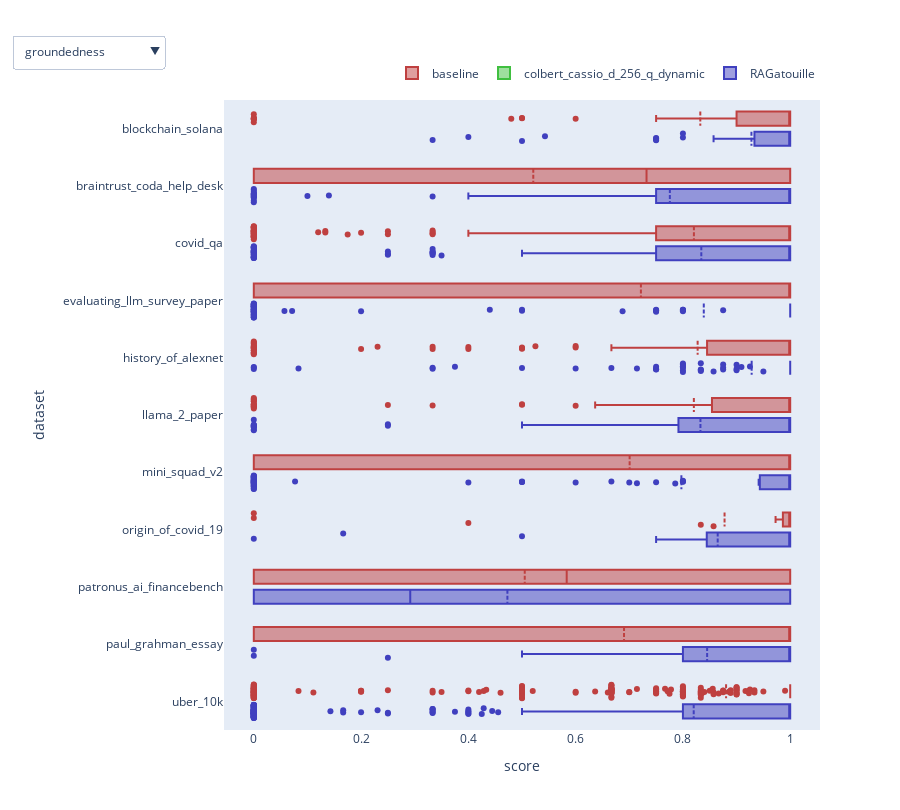

The notebook cell this image was saved under:
### Code cell
tru_analysis.box_plot_by_metric("results.parquet")

### Figure 1 — Plotly figure (JSON) as saved in the notebook; plotly's stock layout.template omitted (floating-point values rounded to 4 significant figures; data arrays with more than 128 entries replaced by an {"elided": "..."} marker saying what was removed)
{"data": [{"boxmean": true, "jitter": 1, "marker": {"color": "hsl(0.0,50%,50%)"}, "name": "baseline", "orientation": "h", "type": "box", "visible": true, "x": {"elided": "2193 float values"}, "y": {"elided": "2193 str values"}}, {"boxmean": true, "jitter": 1, "marker": {"color": "hsl(120.0,50%,50%)"}, "name": "colbert_cassio_d_256_q_dynamic", "orientation": "h", "type": "box", "visible": true, "x": [null, null, null, null, null, null, null, null, null, null, null, null, null, null, null, null, null, null, null, null, null, null, null, null, null, null, null, null, null, null, null, null, null, null, null, null, null, null, null, null, null, null, null, null, null, null, null, null, null, null, null, null, null, null, null, null, null, null, null, null, null, null, null, null, null, null, null, null, null, null, null, null, null, null, null, null, null, null, null, null, null, null, null, null, null, null, null, null, null, null, null, null, null, null, null, null, null, null, null, null], "y": ["braintrust_coda_help_desk", "braintrust_coda_help_desk", "braintrust_coda_help_desk", "braintrust_coda_help_desk", "braintrust_coda_help_desk", "braintrust_coda_help_desk", "braintrust_coda_help_desk", "braintrust_coda_help_desk", "braintrust_coda_help_desk", "braintrust_coda_help_desk", "braintrust_coda_help_desk", "braintrust_coda_help_desk", "braintrust_coda_help_desk", "braintrust_coda_help_desk", "braintrust_coda_help_desk", "braintrust_coda_help_desk", "braintrust_coda_help_desk", "braintrust_coda_help_desk", "braintrust_coda_help_desk", "braintrust_coda_help_desk", "braintrust_coda_help_desk", "braintrust_coda_help_desk", "braintrust_coda_help_desk", "braintrust_coda_help_desk", "braintrust_coda_help_desk", "braintrust_coda_help_desk", "braintrust_coda_help_desk", "braintrust_coda_help_desk", "braintrust_coda_help_desk", "braintrust_coda_help_desk", "braintrust_coda_help_desk", "braintrust_coda_help_desk", "braintrust_coda_help_desk", "braintrust_coda_help_desk", "braintrust_coda_help_desk", "braintrust_coda_help_desk", "braintrust_coda_help_desk", "braintrust_coda_help_desk", "braintrust_coda_help_desk", "braintrust_coda_help_desk", "braintrust_coda_help_desk", "braintrust_coda_help_desk", "braintrust_coda_help_desk", "braintrust_coda_help_desk", "braintrust_coda_help_desk", "braintrust_coda_help_desk", "braintrust_coda_help_desk", "braintrust_coda_help_desk", "braintrust_coda_help_desk", "braintrust_coda_help_desk", "braintrust_coda_help_desk", "braintrust_coda_help_desk", "braintrust_coda_help_desk", "braintrust_coda_help_desk", "braintrust_coda_help_desk", "braintrust_coda_help_desk", "braintrust_coda_help_desk", "braintrust_coda_help_desk", "braintrust_coda_help_desk", "braintrust_coda_help_desk", "braintrust_coda_help_desk", "braintrust_coda_help_desk", "braintrust_coda_help_desk", "braintrust_coda_help_desk", "braintrust_coda_help_desk", "braintrust_coda_help_desk", "braintrust_coda_help_desk", "braintrust_coda_help_desk", "braintrust_coda_help_desk", "braintrust_coda_help_desk", "braintrust_coda_help_desk", "braintrust_coda_help_desk", "braintrust_coda_help_desk", "braintrust_coda_help_desk", "braintrust_coda_help_desk", "braintrust_coda_help_desk", "braintrust_coda_help_desk", "braintrust_coda_help_desk", "braintrust_coda_help_desk", "braintrust_coda_help_desk", "braintrust_coda_help_desk", "braintrust_coda_help_desk", "braintrust_coda_help_desk", "braintrust_coda_help_desk", "braintrust_coda_help_desk", "braintrust_coda_help_desk", "braintrust_coda_help_desk", "braintrust_coda_help_desk", "braintrust_coda_help_desk", "braintrust_coda_help_desk", "braintrust_coda_help_desk", "braintrust_coda_help_desk", "braintrust_coda_help_desk", "braintrust_coda_help_desk", "braintrust_coda_help_desk", "braintrust_coda_help_desk", "braintrust_coda_help_desk", "braintrust_coda_help_desk", "braintrust_coda_help_desk", "braintrust_coda_help_desk"]}, {"boxmean": true, "jitter": 1, "marker": {"color": "hsl(240.0,50%,50%)"}, "name": "RAGatouille", "orientation": "h", "type": "box", "visible": true, "x": {"elided": "2192 float values"}, "y": {"elided": "2192 str values"}}, {"boxmean": true, "jitter": 1, "marker": {"color": "hsl(0.0,50%,50%)"}, "name": "baseline", "orientation": "h", "type": "box", "visible": false, "x": {"elided": "2193 float values"}, "y": {"elided": "2193 str values"}}, {"boxmean": true, "jitter": 1, "marker": {"color": "hsl(120.0,50%,50%)"}, "name": "colbert_cassio_d_256_q_dynamic", "orientation": "h", "type": "box", "visible": false, "x": [0.6, 0.48, 0.62, 0.5, 0.56, 0.12, 0.3, 0.36, 0.56, 0.74, 0.64, 0.56, 0.76, 0.62, 0.36, 0.08, 0.4, 0.64, 0.76, 0.6, 0.52, 0.66, 0.76, 0.58, 0.56, 0.58, 0.24, 0.68, 0.82, 0.62, 0.54, 0.8, 0.72, 0.62, 0.72, 0.62, 0.84, 0.28, 0.7, 0.32, 0.58, 0.68, 0.32, 0.74, 0.76, 0.6, 0.24, 0.08, 0.74, 0.64, 0.52, 0.38, 0.08, 0.42, 0.72, 0.66, 0.66, 0.6, 0.56, 0.66, 0.44, 0.44, 0.66, 0.66, 0.12, 0.92, 0.76, 0.78, 0.68, 0.62, 0.72, 0.76, 0.74, 0.68, 0.34, 0.44, 0.2, 0.16, 0.52, 0.68, 0.52, 0.56, 0.48, 0.72, 0.62, 0.76, 0.74, 0.82, 0.36, 0.72, 0.64, 0.56, 0.46, 0.4, 0.12, 0.48, 0.82, 0.52, 0.8, 0.78], "y": ["braintrust_coda_help_desk", "braintrust_coda_help_desk", "braintrust_coda_help_desk", "braintrust_coda_help_desk", "braintrust_coda_help_desk", "braintrust_coda_help_desk", "braintrust_coda_help_desk", "braintrust_coda_help_desk", "braintrust_coda_help_desk", "braintrust_coda_help_desk", "braintrust_coda_help_desk", "braintrust_coda_help_desk", "braintrust_coda_help_desk", "braintrust_coda_help_desk", "braintrust_coda_help_desk", "braintrust_coda_help_desk", "braintrust_coda_help_desk", "braintrust_coda_help_desk", "braintrust_coda_help_desk", "braintrust_coda_help_desk", "braintrust_coda_help_desk", "braintrust_coda_help_desk", "braintrust_coda_help_desk", "braintrust_coda_help_desk", "braintrust_coda_help_desk", "braintrust_coda_help_desk", "braintrust_coda_help_desk", "braintrust_coda_help_desk", "braintrust_coda_help_desk", "braintrust_coda_help_desk", "braintrust_coda_help_desk", "braintrust_coda_help_desk", "braintrust_coda_help_desk", "braintrust_coda_help_desk", "braintrust_coda_help_desk", "braintrust_coda_help_desk", "braintrust_coda_help_desk", "braintrust_coda_help_desk", "braintrust_coda_help_desk", "braintrust_coda_help_desk", "braintrust_coda_help_desk", "braintrust_coda_help_desk", "braintrust_coda_help_desk", "braintrust_coda_help_desk", "braintrust_coda_help_desk", "braintrust_coda_help_desk", "braintrust_coda_help_desk", "braintrust_coda_help_desk", "braintrust_coda_help_desk", "braintrust_coda_help_desk", "braintrust_coda_help_desk", "braintrust_coda_help_desk", "braintrust_coda_help_desk", "braintrust_coda_help_desk", "braintrust_coda_help_desk", "braintrust_coda_help_desk", "braintrust_coda_help_desk", "braintrust_coda_help_desk", "braintrust_coda_help_desk", "braintrust_coda_help_desk", "braintrust_coda_help_desk", "braintrust_coda_help_desk", "braintrust_coda_help_desk", "braintrust_coda_help_desk", "braintrust_coda_help_desk", "braintrust_coda_help_desk", "braintrust_coda_help_desk", "braintrust_coda_help_desk", "braintrust_coda_help_desk", "braintrust_coda_help_desk", "braintrust_coda_help_desk", "braintrust_coda_help_desk", "braintrust_coda_help_desk", "braintrust_coda_help_desk", "braintrust_coda_help_desk", "braintrust_coda_help_desk", "braintrust_coda_help_desk", "braintrust_coda_help_desk", "braintrust_coda_help_desk", "braintrust_coda_help_desk", "braintrust_coda_help_desk", "braintrust_coda_help_desk", "braintrust_coda_help_desk", "braintrust_coda_help_desk", "braintrust_coda_help_desk", "braintrust_coda_help_desk", "braintrust_coda_help_desk", "braintrust_coda_help_desk", "braintrust_coda_help_desk", "braintrust_coda_help_desk", "braintrust_coda_help_desk", "braintrust_coda_help_desk", "braintrust_coda_help_desk", "braintrust_coda_help_desk", "braintrust_coda_help_desk", "braintrust_coda_help_desk", "braintrust_coda_help_desk", "braintrust_coda_help_desk", "braintrust_coda_help_desk", "braintrust_coda_help_desk"]}, {"boxmean": true, "jitter": 1, "marker": {"color": "hsl(240.0,50%,50%)"}, "name": "RAGatouille", "orientation": "h", "type": "box", "visible": false, "x": {"elided": "2192 float values"}, "y": {"elided": "2192 str values"}}, {"boxmean": true, "jitter": 1, "marker": {"color": "hsl(0.0,50%,50%)"}, "name": "baseline", "orientation": "h", "type": "box", "visible": false, "x": {"elided": "2193 float values"}, "y": {"elided": "2193 str values"}}, {"boxmean": true, "jitter": 1, "marker": {"color": "hsl(120.0,50%,50%)"}, "name": "colbert_cassio_d_256_q_dynamic", "orientation": "h", "type": "box", "visible": false, "x": [1, 1, 1, 1, 1, 1, 1, 1, 1, 1, 0.9, 1, 0.9, 1, 1, 0, 1, 1, 0.9, 1, 1, 1, 1, 1, 1, 1, 0.5, 1, 1, 1, 0.5, 0.7, 1, 0.7, 0.8, 0.8, 1, 1, 1, 1, 1, 1, 0.8, 0.7, 1, 1, 0, 1, 1, 1, 1, 1, 0, 1, 0, 1, null, 1, 1, 0.9, 1, 1, 0.8, 1, 0, 1, 1, 1, 1, 1, 1, 0.8, 1, 1, 0.8, 0.9, 0, 1, 1, 0.2, 1, 1, 1, 0.9, 0.9, 1, 1, null, 1, 1, 0.9, 1, 1, 1, 1, 1, 0.7, 0.8, 0.9, 1], "y": ["braintrust_coda_help_desk", "braintrust_coda_help_desk", "braintrust_coda_help_desk", "braintrust_coda_help_desk", "braintrust_coda_help_desk", "braintrust_coda_help_desk", "braintrust_coda_help_desk", "braintrust_coda_help_desk", "braintrust_coda_help_desk", "braintrust_coda_help_desk", "braintrust_coda_help_desk", "braintrust_coda_help_desk", "braintrust_coda_help_desk", "braintrust_coda_help_desk", "braintrust_coda_help_desk", "braintrust_coda_help_desk", "braintrust_coda_help_desk", "braintrust_coda_help_desk", "braintrust_coda_help_desk", "braintrust_coda_help_desk", "braintrust_coda_help_desk", "braintrust_coda_help_desk", "braintrust_coda_help_desk", "braintrust_coda_help_desk", "braintrust_coda_help_desk", "braintrust_coda_help_desk", "braintrust_coda_help_desk", "braintrust_coda_help_desk", "braintrust_coda_help_desk", "braintrust_coda_help_desk", "braintrust_coda_help_desk", "braintrust_coda_help_desk", "braintrust_coda_help_desk", "braintrust_coda_help_desk", "braintrust_coda_help_desk", "braintrust_coda_help_desk", "braintrust_coda_help_desk", "braintrust_coda_help_desk", "braintrust_coda_help_desk", "braintrust_coda_help_desk", "braintrust_coda_help_desk", "braintrust_coda_help_desk", "braintrust_coda_help_desk", "braintrust_coda_help_desk", "braintrust_coda_help_desk", "braintrust_coda_help_desk", "braintrust_coda_help_desk", "braintrust_coda_help_desk", "braintrust_coda_help_desk", "braintrust_coda_help_desk", "braintrust_coda_help_desk", "braintrust_coda_help_desk", "braintrust_coda_help_desk", "braintrust_coda_help_desk", "braintrust_coda_help_desk", "braintrust_coda_help_desk", "braintrust_coda_help_desk", "braintrust_coda_help_desk", "braintrust_coda_help_desk", "braintrust_coda_help_desk", "braintrust_coda_help_desk", "braintrust_coda_help_desk", "braintrust_coda_help_desk", "braintrust_coda_help_desk", "braintrust_coda_help_desk", "braintrust_coda_help_desk", "braintrust_coda_help_desk", "braintrust_coda_help_desk", "braintrust_coda_help_desk", "braintrust_coda_help_desk", "braintrust_coda_help_desk", "braintrust_coda_help_desk", "braintrust_coda_help_desk", "braintrust_coda_help_desk", "braintrust_coda_help_desk", "braintrust_coda_help_desk", "braintrust_coda_help_desk", "braintrust_coda_help_desk", "braintrust_coda_help_desk", "braintrust_coda_help_desk", "braintrust_coda_help_desk", "braintrust_coda_help_desk", "braintrust_coda_help_desk", "braintrust_coda_help_desk", "braintrust_coda_help_desk", "braintrust_coda_help_desk", "braintrust_coda_help_desk", "braintrust_coda_help_desk", "braintrust_coda_help_desk", "braintrust_coda_help_desk", "braintrust_coda_help_desk", "braintrust_coda_help_desk", "braintrust_coda_help_desk", "braintrust_coda_help_desk", "braintrust_coda_help_desk", "braintrust_coda_help_desk", "braintrust_coda_help_desk", "braintrust_coda_help_desk", "braintrust_coda_help_desk", "braintrust_coda_help_desk"]}, {"boxmean": true, "jitter": 1, "marker": {"color": "hsl(240.0,50%,50%)"}, "name": "RAGatouille", "orientation": "h", "type": "box", "visible": false, "x": {"elided": "2192 float values"}, "y": {"elided": "2192 str values"}}, {"boxmean": true, "jitter": 1, "marker": {"color": "hsl(0.0,50%,50%)"}, "name": "baseline", "orientation": "h", "type": "box", "visible": false, "x": {"elided": "2193 float values"}, "y": {"elided": "2193 str values"}}, {"boxmean": true, "jitter": 1, "marker": {"color": "hsl(120.0,50%,50%)"}, "name": "colbert_cassio_d_256_q_dynamic", "orientation": "h", "type": "box", "visible": false, "x": [0.9, 1, 1, 0.9, 0.9, 1, 0.9, 0.9, 0.7, 0.9, 0.9, 1, 1, 1, 1, 1, 0.9, 0.9, 0.9, 0.8, 1, 1, 1, 1, 1, 1, 0.7, 0.8, 0.9, 0.9, 0.9, 0.9, 0.9, 1, 1, 0.9, 1, 0.9, 0.9, 0.9, 0.9, 0.9, 1, 0.9, 0.9, 1, 1, 1, 1, 1, 1, 0.8, 1, 0, 1, 1, 1, 1, 1, 1, 0.9, 1, 1, 1, 1, 1, 1, 1, 0.9, 0.9, 1, 0.9, 1, 1, 0.9, 0.8, 1, 0.9, 1, 1, 0.9, 0.9, 1, 1, 0.9, 0.9, 1, 1, 1, 0.8, 1, 0.4, 1, 0.9, 1, 1, 0.9, 0.9, 1, 1], "y": ["braintrust_coda_help_desk", "braintrust_coda_help_desk", "braintrust_coda_help_desk", "braintrust_coda_help_desk", "braintrust_coda_help_desk", "braintrust_coda_help_desk", "braintrust_coda_help_desk", "braintrust_coda_help_desk", "braintrust_coda_help_desk", "braintrust_coda_help_desk", "braintrust_coda_help_desk", "braintrust_coda_help_desk", "braintrust_coda_help_desk", "braintrust_coda_help_desk", "braintrust_coda_help_desk", "braintrust_coda_help_desk", "braintrust_coda_help_desk", "braintrust_coda_help_desk", "braintrust_coda_help_desk", "braintrust_coda_help_desk", "braintrust_coda_help_desk", "braintrust_coda_help_desk", "braintrust_coda_help_desk", "braintrust_coda_help_desk", "braintrust_coda_help_desk", "braintrust_coda_help_desk", "braintrust_coda_help_desk", "braintrust_coda_help_desk", "braintrust_coda_help_desk", "braintrust_coda_help_desk", "braintrust_coda_help_desk", "braintrust_coda_help_desk", "braintrust_coda_help_desk", "braintrust_coda_help_desk", "braintrust_coda_help_desk", "braintrust_coda_help_desk", "braintrust_coda_help_desk", "braintrust_coda_help_desk", "braintrust_coda_help_desk", "braintrust_coda_help_desk", "braintrust_coda_help_desk", "braintrust_coda_help_desk", "braintrust_coda_help_desk", "braintrust_coda_help_desk", "braintrust_coda_help_desk", "braintrust_coda_help_desk", "braintrust_coda_help_desk", "braintrust_coda_help_desk", "braintrust_coda_help_desk", "braintrust_coda_help_desk", "braintrust_coda_help_desk", "braintrust_coda_help_desk", "braintrust_coda_help_desk", "braintrust_coda_help_desk", "braintrust_coda_help_desk", "braintrust_coda_help_desk", "braintrust_coda_help_desk", "braintrust_coda_help_desk", "braintrust_coda_help_desk", "braintrust_coda_help_desk", "braintrust_coda_help_desk", "braintrust_coda_help_desk", "braintrust_coda_help_desk", "braintrust_coda_help_desk", "braintrust_coda_help_desk", "braintrust_coda_help_desk", "braintrust_coda_help_desk", "braintrust_coda_help_desk", "braintrust_coda_help_desk", "braintrust_coda_help_desk", "braintrust_coda_help_desk", "braintrust_coda_help_desk", "braintrust_coda_help_desk", "braintrust_coda_help_desk", "braintrust_coda_help_desk", "braintrust_coda_help_desk", "braintrust_coda_help_desk", "braintrust_coda_help_desk", "braintrust_coda_help_desk", "braintrust_coda_help_desk", "braintrust_coda_help_desk", "braintrust_coda_help_desk", "braintrust_coda_help_desk", "braintrust_coda_help_desk", "braintrust_coda_help_desk", "braintrust_coda_help_desk", "braintrust_coda_help_desk", "braintrust_coda_help_desk", "braintrust_coda_help_desk", "braintrust_coda_help_desk", "braintrust_coda_help_desk", "braintrust_coda_help_desk", "braintrust_coda_help_desk", "braintrust_coda_help_desk", "braintrust_coda_help_desk", "braintrust_coda_help_desk", "braintrust_coda_help_desk", "braintrust_coda_help_desk", "braintrust_coda_help_desk", "braintrust_coda_help_desk"]}, {"boxmean": true, "jitter": 1, "marker": {"color": "hsl(240.0,50%,50%)"}, "name": "RAGatouille", "orientation": "h", "type": "box", "visible": false, "x": {"elided": "2192 float values"}, "y": {"elided": "2192 str values"}}, {"boxmean": true, "jitter": 1, "marker": {"color": "hsl(0.0,50%,50%)"}, "name": "baseline", "orientation": "h", "type": "box", "visible": false, "x": {"elided": "2193 int values"}, "y": {"elided": "2193 str values"}}, {"boxmean": true, "jitter": 1, "marker": {"color": "hsl(120.0,50%,50%)"}, "name": "colbert_cassio_d_256_q_dynamic", "orientation": "h", "type": "box", "visible": false, "x": [3, 3, 3, 2, 3, 3, 3, 2, 2, 1, 5, 2, 5, 3, 4, 2, 3, 2, 4, 2, 3, 6, 2, 1, 3, 2, 4, 3, 7, 4, 9, 4, 6, 6, 4, 5, 9, 4, 4, 2, 3, 3, 3, 3, 2, 2, 1, 5, 5, 3, 3, 2, 2, 2, 3, 1, 3, 4, 3, 4, 3, 2, 4, 2, 2, 2, 2, 2, 1, 2, 6, 3, 4, 2, 4, 5, 2, 3, 4, 8, 4, 2, 7, 5, 5, 5, 2, 3, 1, 2, 3, 2, 2, 3, 2, 3, 6, 5, 6, 2], "y": ["braintrust_coda_help_desk", "braintrust_coda_help_desk", "braintrust_coda_help_desk", "braintrust_coda_help_desk", "braintrust_coda_help_desk", "braintrust_coda_help_desk", "braintrust_coda_help_desk", "braintrust_coda_help_desk", "braintrust_coda_help_desk", "braintrust_coda_help_desk", "braintrust_coda_help_desk", "braintrust_coda_help_desk", "braintrust_coda_help_desk", "braintrust_coda_help_desk", "braintrust_coda_help_desk", "braintrust_coda_help_desk", "braintrust_coda_help_desk", "braintrust_coda_help_desk", "braintrust_coda_help_desk", "braintrust_coda_help_desk", "braintrust_coda_help_desk", "braintrust_coda_help_desk", "braintrust_coda_help_desk", "braintrust_coda_help_desk", "braintrust_coda_help_desk", "braintrust_coda_help_desk", "braintrust_coda_help_desk", "braintrust_coda_help_desk", "braintrust_coda_help_desk", "braintrust_coda_help_desk", "braintrust_coda_help_desk", "braintrust_coda_help_desk", "braintrust_coda_help_desk", "braintrust_coda_help_desk", "braintrust_coda_help_desk", "braintrust_coda_help_desk", "braintrust_coda_help_desk", "braintrust_coda_help_desk", "braintrust_coda_help_desk", "braintrust_coda_help_desk", "braintrust_coda_help_desk", "braintrust_coda_help_desk", "braintrust_coda_help_desk", "braintrust_coda_help_desk", "braintrust_coda_help_desk", "braintrust_coda_help_desk", "braintrust_coda_help_desk", "braintrust_coda_help_desk", "braintrust_coda_help_desk", "braintrust_coda_help_desk", "braintrust_coda_help_desk", "braintrust_coda_help_desk", "braintrust_coda_help_desk", "braintrust_coda_help_desk", "braintrust_coda_help_desk", "braintrust_coda_help_desk", "braintrust_coda_help_desk", "braintrust_coda_help_desk", "braintrust_coda_help_desk", "braintrust_coda_help_desk", "braintrust_coda_help_desk", "braintrust_coda_help_desk", "braintrust_coda_help_desk", "braintrust_coda_help_desk", "braintrust_coda_help_desk", "braintrust_coda_help_desk", "braintrust_coda_help_desk", "braintrust_coda_help_desk", "braintrust_coda_help_desk", "braintrust_coda_help_desk", "braintrust_coda_help_desk", "braintrust_coda_help_desk", "braintrust_coda_help_desk", "braintrust_coda_help_desk", "braintrust_coda_help_desk", "braintrust_coda_help_desk", "braintrust_coda_help_desk", "braintrust_coda_help_desk", "braintrust_coda_help_desk", "braintrust_coda_help_desk", "braintrust_coda_help_desk", "braintrust_coda_help_desk", "braintrust_coda_help_desk", "braintrust_coda_help_desk", "braintrust_coda_help_desk", "braintrust_coda_help_desk", "braintrust_coda_help_desk", "braintrust_coda_help_desk", "braintrust_coda_help_desk", "braintrust_coda_help_desk", "braintrust_coda_help_desk", "braintrust_coda_help_desk", "braintrust_coda_help_desk", "braintrust_coda_help_desk", "braintrust_coda_help_desk", "braintrust_coda_help_desk", "braintrust_coda_help_desk", "braintrust_coda_help_desk", "braintrust_coda_help_desk", "braintrust_coda_help_desk"]}, {"boxmean": true, "jitter": 1, "marker": {"color": "hsl(240.0,50%,50%)"}, "name": "RAGatouille", "orientation": "h", "type": "box", "visible": false, "x": {"elided": "2192 int values"}, "y": {"elided": "2192 str values"}}], "layout": {"boxmode": "group", "height": 810, "legend": {"orientation": "h", "x": 1, "xanchor": "right", "y": 1.02, "yanchor": "bottom"}, "updatemenus": [{"active": 0, "buttons": [{"args": [{"visible": [true, true, true, false, false, false, false, false, false, false, false, false, false, false, false]}], "label": "groundedness", "method": "update"}, {"args": [{"visible": [false, false, false, true, true, true, false, false, false, false, false, false, false, false, false]}], "label": "context_relevance", "method": "update"}, {"args": [{"visible": [false, false, false, false, false, false, true, true, true, false, false, false, false, false, false]}], "label": "answer_correctness", "method": "update"}, {"args": [{"visible": [false, false, false, false, false, false, false, false, false, true, true, true, false, false, false]}], "label": "answer_relevance", "method": "update"}, {"args": [{"visible": [false, false, false, false, false, false, false, false, false, false, false, false, true, true, true]}], "label": "latency", "method": "update"}], "x": -0.1, "xanchor": "right", "y": 1.05, "yanchor": "bottom"}], "width": 900, "xaxis": {"title": {"text": "score"}}, "yaxis": {"autorange": "reversed", "title": {"text": "dataset"}}}}
